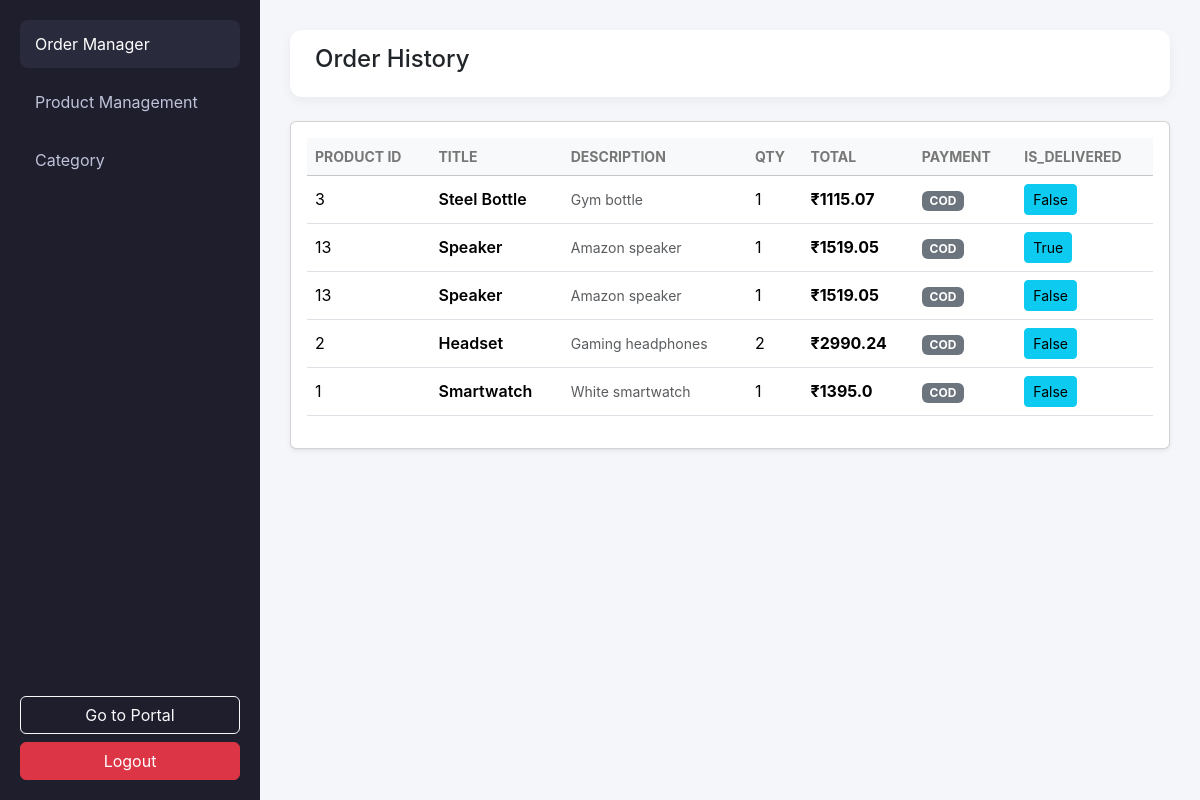
Before: /products/get-orders/2 (signed in) with the older database file.
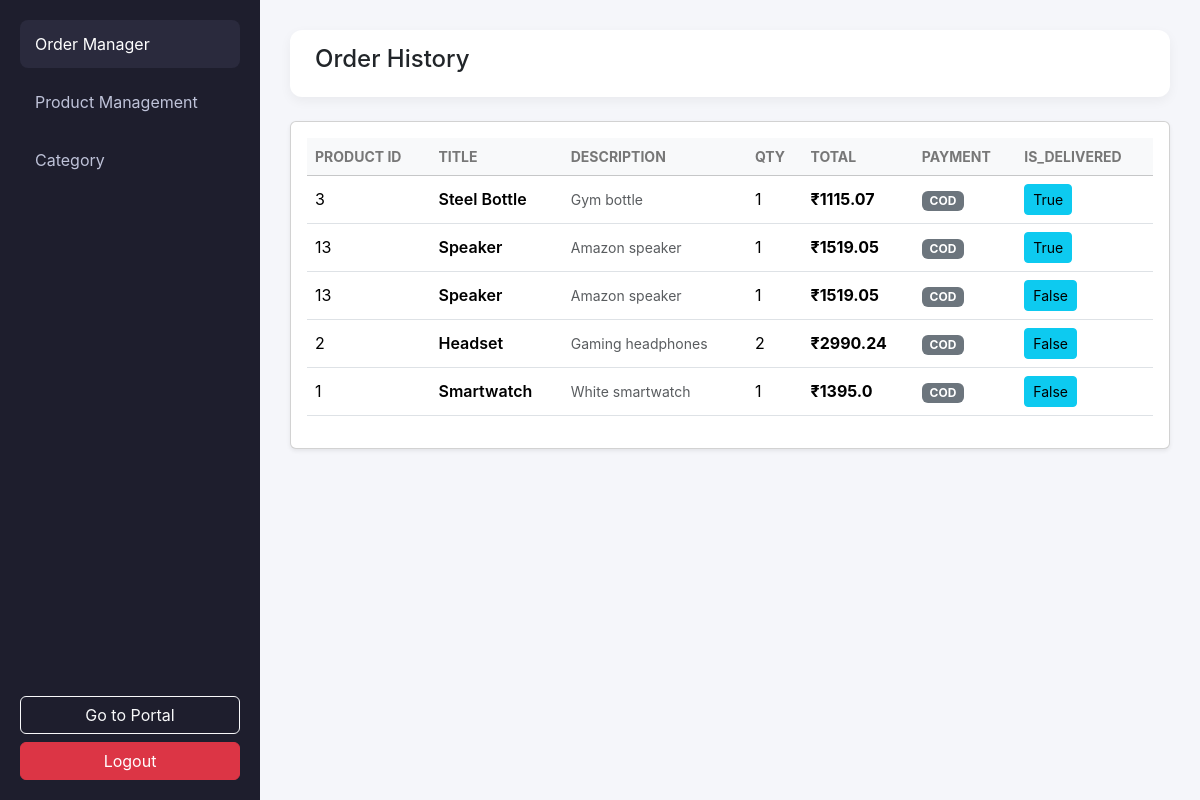
After: the same page with the newer database file.
### db.py (models this page shows)
class Order(Base):
    __tablename__ = "orders"
    o_id=Column(Integer,primary_key=True,index=True)
    c_id = Column(Integer,ForeignKey("users.id"))
    p_id=Column(Integer,ForeignKey("products.p_id"))
    total_price=Column(Integer,nullable=False)
    is_delivered=Column(Boolean,default=False)
    payment_status=Column(String, nullable=False, default="pending")
    quantity=Column(Integer,nullable=False)
    payment = relationship("Payment", back_populates="order", uselist=False)

class Products(Base):
    __tablename__ = "products"
    p_id=Column(Integer,primary_key=True,index=True)
    title=Column(String,nullable=False,unique=True)
    description=Column(String)
    price=Column(Integer,nullable=False)
    discount=Column(Integer,nullable=False)
    image=Column(String,nullable=False)
    category=Column(String,nullable=False)

### main.py (the view)
@app.get("/products/get-orders/{user_id}",response_model=List[OrderResponse],tags=["Cart endpoint"])
def order(request:Request,user_id:int,current_user:User=Depends(user_authentication),db:Session=Depends(get_db)):
    if current_user.id != user_id :
        return RedirectResponse(url="/",status_code=303)
    orders=db.query(Order,Products).join(Products,Order.p_id==Products.p_id).filter(Order.c_id==user_id).all()
    response = []
    for o,p in orders :
       response.append(OrderResponse(
        o_id = o.o_id,
        p_id=p.p_id,
        title=p.title,
        description=p.description,
        total_price=o.total_price,
        quantity=o.quantity,
        is_delivered=o.is_delivered,
        payment_status=None if o.payment_status == "pending" else o.payment_status))
    response= templates.TemplateResponse("second.html",{"request":request,"response":response,"order":orders,"user_id":user_id})
    return no_cache(response)

### Template/second.html (shortened to what this page needs)
<!DOCTYPE html>
<html lang="en">
<head>
    <link href="https://cdn.jsdelivr.net/npm/bootstrap@5.3.8/dist/css/bootstrap.min.css" rel="stylesheet">
    <link href="{{ url_for('static', path='/style2.css') }}" rel="stylesheet">
</head>
<body>
    <div class="dashboard">
        <aside class="sidebar">
            <ul class="menu">
                <li class="active">
                    <a href="#">Order Manager</a>
                </li>
                <li>
                    <a href="/products/get-orders/{{user_id}}/productmanager">
                        Product Management
                    </a>
                </li>
                <li>
                    <a href="/products/get-orders/{{user_id}}/category">
                        Category
                    </a>
                </li>
            </ul>
            <div class="sidebar-footer">
                <button onclick="firstfunction()" class="btn btn-outline-light w-100 mb-2">
                    Go to Portal
                </button>
                <a href="/logout">
                    <button class="btn btn-danger w-100">Logout</button>
                </a>
            </div>
        </aside>
        <main class="content">
            <header class="topbar">
                <h4>Order History</h4>
            </header>
            {% if response %}
            <div class="card shadow-sm mt-4">
                <div class="card-body">
                    <table class="table align-middle table-hover">
                        <thead class="table-light">
                            <tr>
                                <th>Product ID</th>
                                <th>Title</th>
                                <th>Description</th>
                                <th>Qty</th>
                                <th>Total</th>
                                <th>Payment</th>
                                <th>Is_delivered</th>
                            </tr>
                        </thead>
                        <tbody>
                            {% for res in response %}
                            <tr>
                                <td>{{ res.p_id }}</td>
                                <td class="fw-semibold">{{ res.title }}</td>
                                <td class="text-muted small">{{ res.description }}</td>
                                <td>{{ res.quantity }}</td>
                                <td class="fw-bold">₹{{ res.total_price }}</td>
                                <td>
                                    {% if res.payment_status is none %}
                                    <form action="/checkout/start" method="post" style="display:inline;">
                                        <button type="submit" class="btn btn-sm btn-success">
                                            💳 Pay Now
                                        </button>
                                    </form>
                                    <form action="/orders/cancel/{{ res.o_id }}" method="post" style="display:inline;">
                                        <button type="submit" class="btn btn-sm btn-danger">
                                            ❌ Cancel
                                        </button>
                                    </form>
                                    {% else %}
                                    <span class="badge bg-secondary">
                                        {{ res.payment_status | upper }}
                                    </span>
                                    {% endif %}
                                </td>
                                <td>
                                    <button class="btn btn-sm btn-info confirmation"
                                        onclick="fetch('/updatedeliver/{{ res.p_id }}', { method: 'PUT' })">
                                        {{ res.is_delivered }}
                                    </button>
                                </td>
                            </tr>
                            {% endfor %}
                        </tbody>
                    </table>
                </div>
            </div>
            {% else %}
            <div class="empty-state">
                <p>🛒 You haven’t placed any orders yet.</p>
            </div>
            {% endif %}
        </main>
    </div>
</body>
</html>

### static/style2.css (style rules this page uses)
body { background: #f5f6fa; font-family: "Inter", sans-serif; }
.dashboard { display: flex; min-height: 100vh; }
.sidebar { width: 260px; background: #1e1e2d; color: #fff; display: flex; flex-direction: column; padding: 20px; }
.menu { list-style: none; padding: 0; }
.menu li { margin-bottom: 10px; }
.menu a { display: block; padding: 12px 15px; border-radius: 8px; text-decoration: none; color: #bfc3d9; transition: 0.3s; }
.menu a:hover, .menu .active a, .menu li.active a { background: #2a2a3d; color: #fff; }
.sidebar-footer { margin-top: auto; }
.content { flex: 1; padding: 30px; }
.topbar { background: #fff; padding: 15px 25px; border-radius: 12px; box-shadow: 0 4px 12px rgba(0,0,0,0.05); }
.table th { font-size: 14px; text-transform: uppercase; color: #777; }
.table td { vertical-align: middle; }

Changed rows visible on the page:
changed Order "Steel Bottle": is_delivered "False" → "True"
